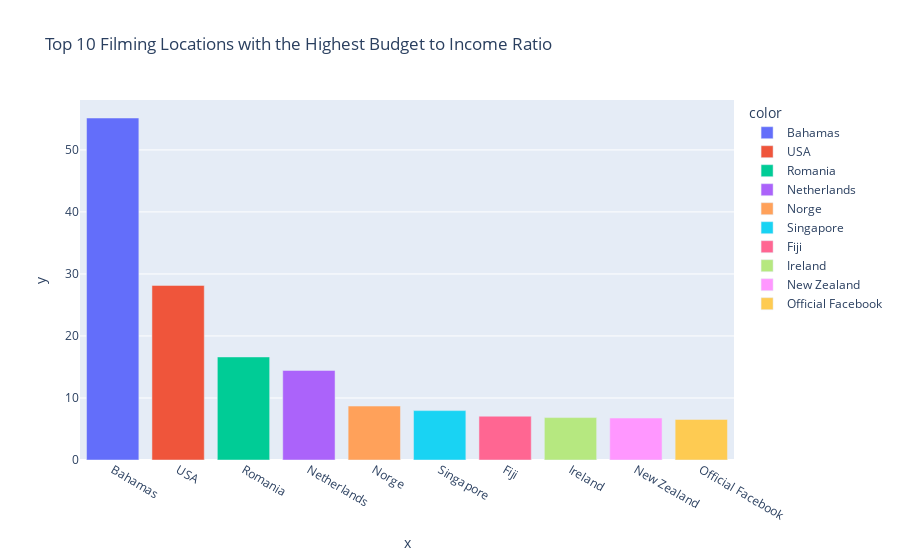

Notebook code for this chart:
### Code cell
## Now i want to see the top 10 filming locations with the highest budget to income ratio

df.groupby('Filming_location')['Income_Budget_Ratio'].mean().sort_values(ascending=False).head(10)


fig = px.bar(df.groupby('Filming_location')['Income_Budget_Ratio'].mean().sort_values(ascending=False).head(10), x=df.groupby('Filming_location')['Income_Budget_Ratio'].mean().sort_values(ascending=False).head(10).index, y=df.groupby('Filming_location')['Income_Budget_Ratio'].mean().sort_values(ascending=False).head(10).values, color=df.groupby('Filming_location')['Income_Budget_Ratio'].mean().sort_values(ascending=False).head(10).index, title='Top 10 Filming Locations with the Highest Budget to Income Ratio')
fig.show()

### Figure 1 — Plotly figure (JSON) as saved in the notebook; plotly's stock layout.template omitted (floating-point values rounded to 4 significant figures)
{"data": [{"alignmentgroup": "True", "hovertemplate": "color=Bahamas<br>x=%{x}<br>y=%{y}<extra></extra>", "legendgroup": "Bahamas", "marker": {"color": "#636efa", "pattern": {"shape": ""}}, "name": "Bahamas", "offsetgroup": "Bahamas", "orientation": "v", "showlegend": true, "textposition": "auto", "type": "bar", "x": ["Bahamas"], "xaxis": "x", "y": [55.14], "yaxis": "y"}, {"alignmentgroup": "True", "hovertemplate": "color=USA<br>x=%{x}<br>y=%{y}<extra></extra>", "legendgroup": "USA", "marker": {"color": "#EF553B", "pattern": {"shape": ""}}, "name": "USA", "offsetgroup": "USA", "orientation": "v", "showlegend": true, "textposition": "auto", "type": "bar", "x": ["USA"], "xaxis": "x", "y": [28.15], "yaxis": "y"}, {"alignmentgroup": "True", "hovertemplate": "color=Romania<br>x=%{x}<br>y=%{y}<extra></extra>", "legendgroup": "Romania", "marker": {"color": "#00cc96", "pattern": {"shape": ""}}, "name": "Romania", "offsetgroup": "Romania", "orientation": "v", "showlegend": true, "textposition": "auto", "type": "bar", "x": ["Romania"], "xaxis": "x", "y": [16.62], "yaxis": "y"}, {"alignmentgroup": "True", "hovertemplate": "color=Netherlands<br>x=%{x}<br>y=%{y}<extra></extra>", "legendgroup": "Netherlands", "marker": {"color": "#ab63fa", "pattern": {"shape": ""}}, "name": "Netherlands", "offsetgroup": "Netherlands", "orientation": "v", "showlegend": true, "textposition": "auto", "type": "bar", "x": ["Netherlands"], "xaxis": "x", "y": [14.45], "yaxis": "y"}, {"alignmentgroup": "True", "hovertemplate": "color=Norge<br>x=%{x}<br>y=%{y}<extra></extra>", "legendgroup": "Norge", "marker": {"color": "#FFA15A", "pattern": {"shape": ""}}, "name": "Norge", "offsetgroup": "Norge", "orientation": "v", "showlegend": true, "textposition": "auto", "type": "bar", "x": ["Norge"], "xaxis": "x", "y": [8.697], "yaxis": "y"}, {"alignmentgroup": "True", "hovertemplate": "color=Singapore<br>x=%{x}<br>y=%{y}<extra></extra>", "legendgroup": "Singapore", "marker": {"color": "#19d3f3", "pattern": {"shape": ""}}, "name": "Singapore", "offsetgroup": "Singapore", "orientation": "v", "showlegend": true, "textposition": "auto", "type": "bar", "x": ["Singapore"], "xaxis": "x", "y": [7.961], "yaxis": "y"}, {"alignmentgroup": "True", "hovertemplate": "color=Fiji<br>x=%{x}<br>y=%{y}<extra></extra>", "legendgroup": "Fiji", "marker": {"color": "#FF6692", "pattern": {"shape": ""}}, "name": "Fiji", "offsetgroup": "Fiji", "orientation": "v", "showlegend": true, "textposition": "auto", "type": "bar", "x": ["Fiji"], "xaxis": "x", "y": [7.064], "yaxis": "y"}, {"alignmentgroup": "True", "hovertemplate": "color=Ireland<br>x=%{x}<br>y=%{y}<extra></extra>", "legendgroup": "Ireland", "marker": {"color": "#B6E880", "pattern": {"shape": ""}}, "name": "Ireland", "offsetgroup": "Ireland", "orientation": "v", "showlegend": true, "textposition": "auto", "type": "bar", "x": ["Ireland"], "xaxis": "x", "y": [6.838], "yaxis": "y"}, {"alignmentgroup": "True", "hovertemplate": "color=New Zealand<br>x=%{x}<br>y=%{y}<extra></extra>", "legendgroup": "New Zealand", "marker": {"color": "#FF97FF", "pattern": {"shape": ""}}, "name": "New Zealand", "offsetgroup": "New Zealand", "orientation": "v", "showlegend": true, "textposition": "auto", "type": "bar", "x": ["New Zealand"], "xaxis": "x", "y": [6.764], "yaxis": "y"}, {"alignmentgroup": "True", "hovertemplate": "color=Official Facebook<br>x=%{x}<br>y=%{y}<extra></extra>", "legendgroup": "Official Facebook", "marker": {"color": "#FECB52", "pattern": {"shape": ""}}, "name": "Official Facebook", "offsetgroup": "Official Facebook", "orientation": "v", "showlegend": true, "textposition": "auto", "type": "bar", "x": ["Official Facebook"], "xaxis": "x", "y": [6.549], "yaxis": "y"}], "layout": {"barmode": "relative", "legend": {"title": {"text": "color"}, "tracegroupgap": 0}, "title": {"text": "Top 10 Filming Locations with the Highest Budget to Income Ratio"}, "xaxis": {"anchor": "y", "domain": [0, 1], "title": {"text": "x"}}, "yaxis": {"anchor": "x", "domain": [0, 1], "title": {"text": "y"}}}}
